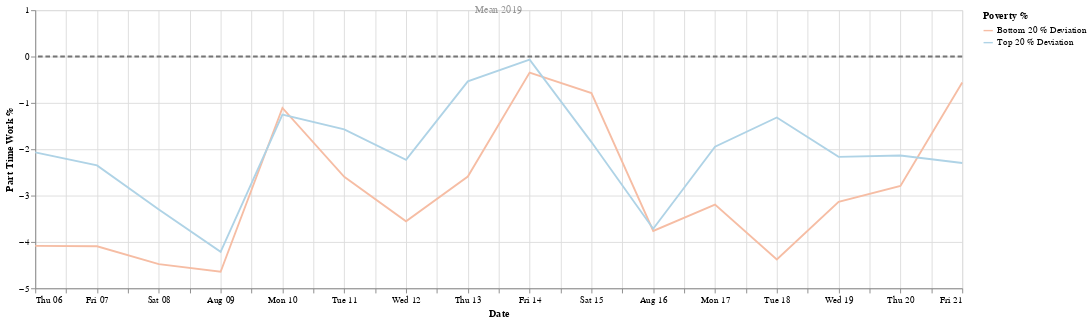

Notebook code for this chart:
### Markdown cell above
*   August. 7, 2020: LA County Exceeds 200,000 Coronavirus Cases
*   August, 12, 2020: LA County Crosses 'Tragic Milestone' Of 5,000 Coronavirus Deaths

### Code cell
start_date = '2020-8-5'
end_date = '2020-8-21'
df2 = apply_date_filter(df,start_date,end_date)
chart = create_chart(df2)
chart
#df2

### Figure 1 — Vega-Lite specification as saved in the notebook (floating-point values rounded to 4 significant figures)
{"config": {"view": {"continuousHeight": 300, "continuousWidth": 400}, "range": {"category": {"scheme": "redblue"}}}, "layer": [{"data": {"name": "data-4fd6eeba1fb82f5c4207d8ed2634413d"}, "mark": "line", "encoding": {"color": {"type": "nominal", "field": "Poverty %"}, "x": {"type": "temporal", "field": "date", "title": "Date"}, "y": {"type": "quantitative", "field": "part_time_value", "title": "Part Time Work %"}}, "transform": [{"fold": ["Bottom 20 % Deviation", "Top 20 % Deviation"], "as": ["Poverty %", "part_time_value"]}], "width": 1000}, {"data": {"name": "data-7f3a6b86ed460c4e648f2393735a11f6"}, "mark": {"type": "rule", "color": "#757575", "size": 2, "strokeDash": [5, 3]}, "encoding": {"size": {"value": 2}, "y": {"type": "quantitative", "field": "Mean 2019"}}}, {"data": {"name": "data-d764767e7dd3b10b2c76c1355ce10ef3"}, "mark": {"type": "text", "angle": 0, "text": "Mean 2019"}, "encoding": {"opacity": {"value": 0.4}, "y": {"type": "quantitative", "field": "y"}}}], "$schema": "https://vega.github.io/schema/vega-lite/v4.8.1.json", "datasets": {"data-4fd6eeba1fb82f5c4207d8ed2634413d": [{"date": "2020-08-06T00:00:00+00:00", "Top 20 %": 7.538, "Bottom 20 %": 5.519, "Top 20 % Deviation": -2.067, "Bottom 20 % Deviation": -4.086}, {"date": "2020-08-13T00:00:00+00:00", "Top 20 %": 9.068, "Bottom 20 %": 7.016, "Top 20 % Deviation": -0.5364, "Bottom 20 % Deviation": -2.589}, {"date": "2020-08-14T00:00:00+00:00", "Top 20 %": 9.536, "Bottom 20 %": 9.258, "Top 20 % Deviation": -0.06845, "Bottom 20 % Deviation": -0.3463}, {"date": "2020-08-19T00:00:00+00:00", "Top 20 %": 7.441, "Bottom 20 %": 6.472, "Top 20 % Deviation": -2.163, "Bottom 20 % Deviation": -3.132}, {"date": "2020-08-09T00:00:00+00:00", "Top 20 %": 5.391, "Bottom 20 %": 4.962, "Top 20 % Deviation": -4.214, "Bottom 20 % Deviation": -4.643}, {"date": "2020-08-17T00:00:00+00:00", "Top 20 %": 7.658, "Bottom 20 %": 6.412, "Top 20 % Deviation": -1.947, "Bottom 20 % Deviation": -3.193}, {"date": "2020-08-20T00:00:00+00:00", "Top 20 %": 7.47, "Bottom 20 %": 6.815, "Top 20 % Deviation": -2.134, "Bottom 20 % Deviation": -2.79}, {"date": "2020-08-10T00:00:00+00:00", "Top 20 %": 8.353, "Bottom 20 %": 8.495, "Top 20 % Deviation": -1.252, "Bottom 20 % Deviation": -1.11}, {"date": "2020-08-21T00:00:00+00:00", "Top 20 %": 7.308, "Bottom 20 %": 9.044, "Top 20 % Deviation": -2.297, "Bottom 20 % Deviation": -0.5613}, {"date": "2020-08-08T00:00:00+00:00", "Top 20 %": 6.304, "Bottom 20 %": 5.128, "Top 20 % Deviation": -3.301, "Bottom 20 % Deviation": -4.477}, {"date": "2020-08-12T00:00:00+00:00", "Top 20 %": 7.377, "Bottom 20 %": 6.051, "Top 20 % Deviation": -2.228, "Bottom 20 % Deviation": -3.554}, {"date": "2020-08-16T00:00:00+00:00", "Top 20 %": 5.891, "Bottom 20 %": 5.842, "Top 20 % Deviation": -3.714, "Bottom 20 % Deviation": -3.763}, {"date": "2020-08-07T00:00:00+00:00", "Top 20 %": 7.256, "Bottom 20 %": 5.512, "Top 20 % Deviation": -2.348, "Bottom 20 % Deviation": -4.093}, {"date": "2020-08-11T00:00:00+00:00", "Top 20 %": 8.033, "Bottom 20 %": 7.011, "Top 20 % Deviation": -1.572, "Bottom 20 % Deviation": -2.594}, {"date": "2020-08-18T00:00:00+00:00", "Top 20 %": 8.29, "Bottom 20 %": 5.228, "Top 20 % Deviation": -1.315, "Bottom 20 % Deviation": -4.377}, {"date": "2020-08-15T00:00:00+00:00", "Top 20 %": 7.759, "Bottom 20 %": 8.818, "Top 20 % Deviation": -1.845, "Bottom 20 % Deviation": -0.7864}], "data-7f3a6b86ed460c4e648f2393735a11f6": [{"Mean 2019": 0}], "data-d764767e7dd3b10b2c76c1355ce10ef3": [{"y": 1}]}}
